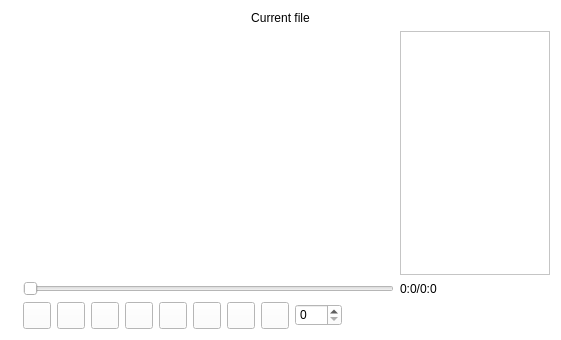
<?xml version="1.0" encoding="UTF-8"?>
<ui version="4.0">
 <class>Player</class>
 <widget class="QWidget" name="Player">
  <property name="geometry">
   <rect>
    <x>0</x>
    <y>0</y>
    <width>561</width>
    <height>340</height>
   </rect>
  </property>
  <property name="windowTitle">
   <string>Player</string>
  </property>
  <property name="styleSheet">
   <string notr="true">QWidget{
background-color: white
}</string>
  </property>
  <layout class="QGridLayout" name="gridLayout">
   <item row="3" column="7">
    <widget class="QToolButton" name="stop_but">
     <property name="styleSheet">
      <string notr="true">QToolButton {
background-image: url(:/buttons/stop.png);
background-position: bottom central
}
</string>
     </property>
     <property name="text">
      <string/>
     </property>
     <property name="iconSize">
      <size>
       <width>20</width>
       <height>20</height>
      </size>
     </property>
    </widget>
   </item>
   <item row="3" column="8">
    <widget class="QToolButton" name="next_but">
     <property name="styleSheet">
      <string notr="true">QToolButton {
background-image: url(:/buttons/next.png);
background-position: bottom central
}
</string>
     </property>
     <property name="text">
      <string/>
     </property>
     <property name="iconSize">
      <size>
       <width>20</width>
       <height>20</height>
      </size>
     </property>
    </widget>
   </item>
   <item row="3" column="10">
    <widget class="QSpinBox" name="spinBox">
     <property name="maximum">
      <number>100</number>
     </property>
    </widget>
   </item>
   <item row="3" column="5">
    <widget class="QToolButton" name="play_but">
     <property name="styleSheet">
      <string notr="true">QToolButton {
background-image: url(:/buttons/play.png);
background-position: bottom central
}
</string>
     </property>
     <property name="text">
      <string/>
     </property>
     <property name="iconSize">
      <size>
       <width>20</width>
       <height>20</height>
      </size>
     </property>
    </widget>
   </item>
   <item row="2" column="2" colspan="10">
    <widget class="QSlider" name="timeSlider">
     <property name="orientation">
      <enum>Qt::Horizontal</enum>
     </property>
    </widget>
   </item>
   <item row="2" column="12">
    <widget class="QLabel" name="time">
     <property name="text">
      <string>0:0/0:0</string>
     </property>
    </widget>
   </item>
   <item row="3" column="3">
    <widget class="QToolButton" name="del_but">
     <property name="styleSheet">
      <string notr="true">QToolButton {
background-image: url(:/buttons/minus.png);
background-position: bottom central
}
</string>
     </property>
     <property name="text">
      <string/>
     </property>
     <property name="iconSize">
      <size>
       <width>20</width>
       <height>20</height>
      </size>
     </property>
    </widget>
   </item>
   <item row="3" column="2">
    <widget class="QToolButton" name="add_but">
     <property name="styleSheet">
      <string notr="true">QToolButton {
background-image: url(:/buttons/plus.png);
background-position: bottom central
}
</string>
     </property>
     <property name="text">
      <string/>
     </property>
     <property name="iconSize">
      <size>
       <width>20</width>
       <height>20</height>
      </size>
     </property>
    </widget>
   </item>
   <item row="3" column="6">
    <widget class="QToolButton" name="pause_but">
     <property name="styleSheet">
      <string notr="true">QToolButton {
background-image: url(:/buttons/pause.png);
background-position: bottom central
}
</string>
     </property>
     <property name="text">
      <string/>
     </property>
     <property name="iconSize">
      <size>
       <width>20</width>
       <height>20</height>
      </size>
     </property>
    </widget>
   </item>
   <item row="3" column="11">
    <spacer name="horizontalSpacer">
     <property name="orientation">
      <enum>Qt::Horizontal</enum>
     </property>
     <property name="sizeHint" stdset="0">
      <size>
       <width>40</width>
       <height>20</height>
      </size>
     </property>
    </spacer>
   </item>
   <item row="3" column="4">
    <widget class="QToolButton" name="previous_but">
     <property name="styleSheet">
      <string notr="true">QToolButton {
background-image: url(:/buttons/previous.png);
background-position: bottom central
}
</string>
     </property>
     <property name="text">
      <string/>
     </property>
     <property name="iconSize">
      <size>
       <width>20</width>
       <height>20</height>
      </size>
     </property>
    </widget>
   </item>
   <item row="0" column="0" colspan="13">
    <widget class="QLabel" name="currentTrack">
     <property name="text">
      <string>Current file</string>
     </property>
     <property name="alignment">
      <set>Qt::AlignCenter</set>
     </property>
    </widget>
   </item>
   <item row="3" column="9">
    <widget class="QToolButton" name="sound">
     <property name="styleSheet">
      <string notr="true">QToolButton {
background-image: url(:/buttons/sound.png);
background-position: bottom central
}
</string>
     </property>
     <property name="text">
      <string/>
     </property>
     <property name="iconSize">
      <size>
       <width>20</width>
       <height>20</height>
      </size>
     </property>
    </widget>
   </item>
   <item row="1" column="1" colspan="11">
    <widget class="QWidget" name="widget" native="true">
     <property name="minimumSize">
      <size>
       <width>320</width>
       <height>240</height>
      </size>
     </property>
    </widget>
   </item>
   <item row="1" column="12">
    <widget class="QTableView" name="tableView">
     <property name="minimumSize">
      <size>
       <width>100</width>
       <height>0</height>
      </size>
     </property>
     <property name="maximumSize">
      <size>
       <width>150</width>
       <height>16777215</height>
      </size>
     </property>
     <property name="baseSize">
      <size>
       <width>0</width>
       <height>0</height>
      </size>
     </property>
    </widget>
   </item>
  </layout>
 </widget>
 <resources/>
 <connections/>
</ui>
